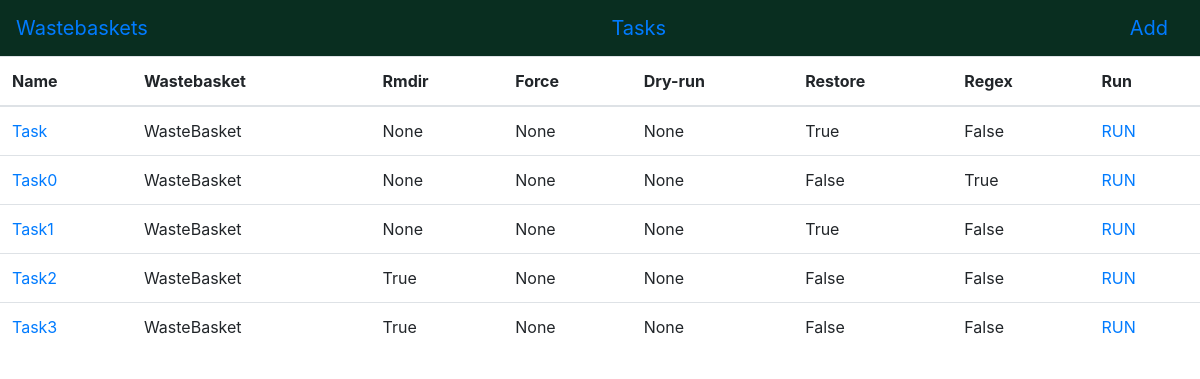
Page /task/ on the committed database.
### wastebasket/models.py (models this page shows)
class Task(models.Model):
    CREATED = 0
    WORKING = 1
    COMPLETED = 2
    STATE_CHOISES = (
        (CREATED, 'Created'),
        (WORKING, 'Working'),
        (COMPLETED, 'Completed'),
    )
    name = models.CharField(max_length=50, default="Task")
    state = models.IntegerField(choices=STATE_CHOISES, default=CREATED)
    wastebasket = models.ForeignKey(WasteBasket, on_delete=models.CASCADE)                          #ссылка на другую модель
    rmdir = models.NullBooleanField()
    force = models.NullBooleanField()
    dry_run = models.NullBooleanField()
    restore = models.BooleanField()
    regex = models.BooleanField()
    paths = models.TextField()
    def __unicode__(self):
        return self.name

class WasteBasket(models.Model):
    name = models.CharField(max_length=50, default="WasteBasket")
    rmdir = models.BooleanField(default=False)
    force = models.BooleanField(default=False)
    dry_run = models.BooleanField(default=False)
    max_size = models.PositiveIntegerField(default=32)
    storage_time = models.DurationField(default=datetime.timedelta(days=30))
    wastebasket_path = models.FilePathField(path=get_full_path('~/'), allow_files=False, allow_folders=True)
    wastebasket_path = models.TextField(default='~/Trash', unique=True)
    def __unicode__(self):
        return self.name

### wastebasket/views.py (the view)
# urls.py: url(r'^task/$', views.task_list, name='task_list'),
def task_list(request):
    tasks = {
        'tasks': Task.objects.order_by('name'),
    }
    return render(request, 'wastebasket/task_list.html', tasks)

### wastebasket/templates/wastebasket/task_list.html (shortened to what this page needs)
{% extends "wastebasket/home.html" %}
{% block top_menubar %}
    {{ block.super }}
    <a class="navbar-brand navbar-toggler-right"  href= "{% url 'wastebasket:task_new' %}">Add</a>
{% endblock %}
{% block content %}
    {% if tasks %}
        <table class="table">
            <thead>
                <th>Name</th>
                <th>Wastebasket</th>
                <th>Rmdir</th>
                <th>Force</th>
                <th>Dry-run</th>
                <th>Restore</th>
                <th>Regex</th>
                <th>Run</th>
            </thead>
            <tbody>
                {% for task in tasks %}
                    <tr>
                        <td><a href= "{% url 'wastebasket:task_detail' task.pk %}">{{ task }}</a></td>
                        <td>{{ task.wastebasket }}</td>
                        <td>{{ task.rmdir }}</td>
                        <td>{{ task.force }}</td>
                        <td>{{ task.dry_run }}</td>
                        <td>{{ task.restore }}</td>
                        <td>{{ task.regex }}</td>
                        <td><a href= "{% url 'wastebasket:task_result' task.pk %}">RUN</a></td>
                    </tr>
                {% endfor %}
            </tbody>
        </table>
    {% else %}
        <div class="alert alert-warning" role="alert">
            <strong>Warning!</strong> No tasks found :(
        </div>
    {% endif %}
{% endblock %}

### wastebasket/templates/wastebasket/home.html (shortened to what this page needs)
{% extends "wastebasket/base.html" %}
{% block top_menubar %}
    <a class="navbar-brand" href="{% url 'wastebasket:wastebasket_list' %}">Wastebaskets</a>
    <a class="navbar-brand" href= "{% url 'wastebasket:task_list' %}">Tasks</a>
{% endblock %}

### wastebasket/templates/wastebasket/base.html (shortened to what this page needs)
<!DOCTYPE html>
{% load staticfiles %}
<html lang="en">
    <head>
        <link rel="stylesheet" href="https://maxcdn.bootstrapcdn.com/bootstrap/4.0.0-alpha.6/css/bootstrap.min.css">
    </head>
    <body>
        <nav class="navbar navbar-toggleable-md navbar-inverse" style="background-color: #092E20;">
            {% block top_menubar %}{% endblock %}
        </nav>
        <div class="container-fluid">
            <div class="row">
                {% block content %}{% endblock %}
            </div>
        </div>
    </body>
</html>

### rows in the picture
Task: name "Task", wastebasket "WasteBasket", rmdir "None", force "None", dry_run "None", restore "True", regex "False"
Task: name "Task0", wastebasket "WasteBasket", rmdir "None", force "None", dry_run "None", restore "False", regex "True"
Task: name "Task1", wastebasket "WasteBasket", rmdir "None", force "None", dry_run "None", restore "True", regex "False"
Task: name "Task2", wastebasket "WasteBasket", rmdir "True", force "None", dry_run "None", restore "False", regex "False"
Task: name "Task3", wastebasket "WasteBasket", rmdir "True", force "None", dry_run "None", restore "False", regex "False"
